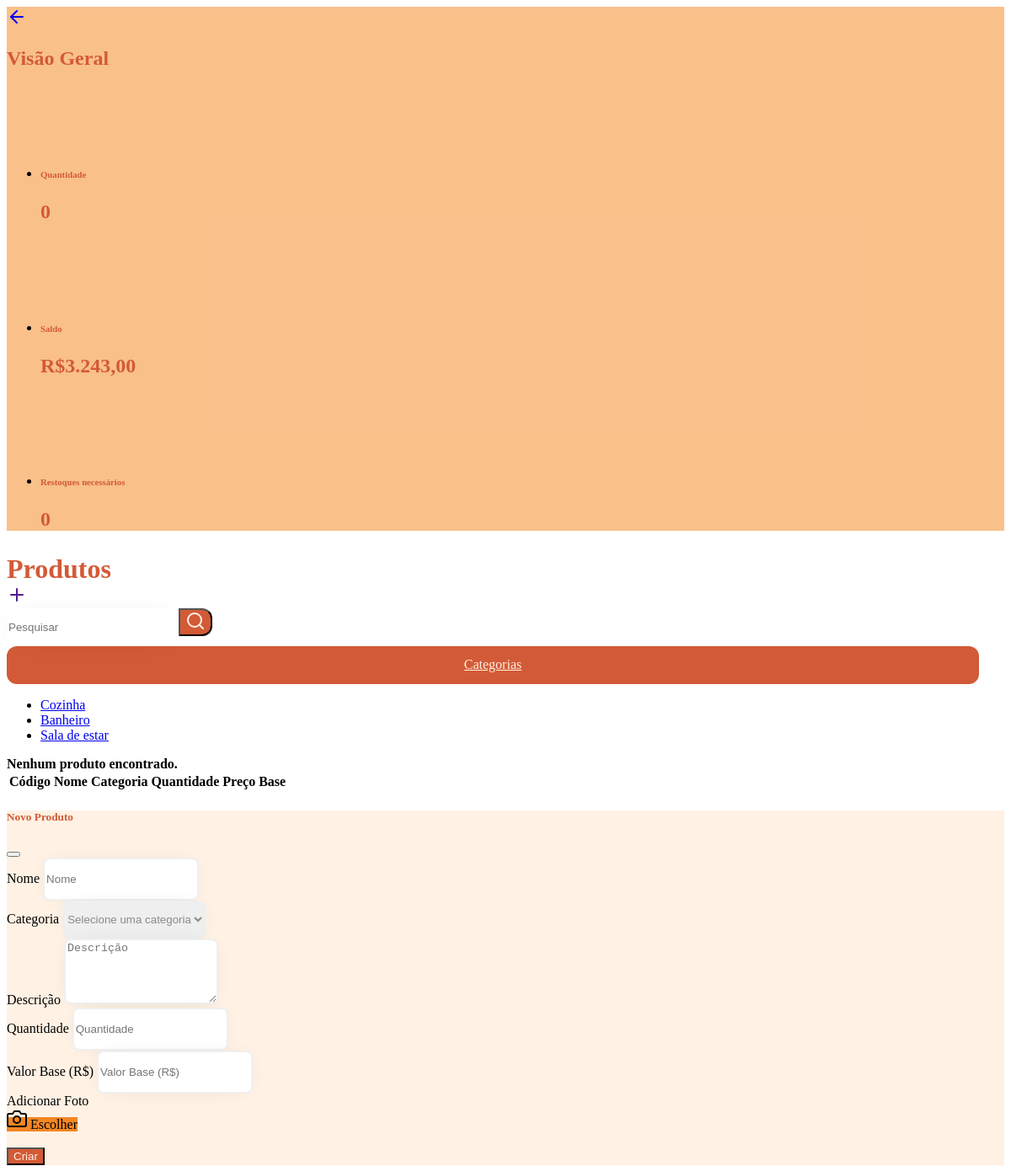
The page /views/products/products.php (upper part) on the database as committed earlier.
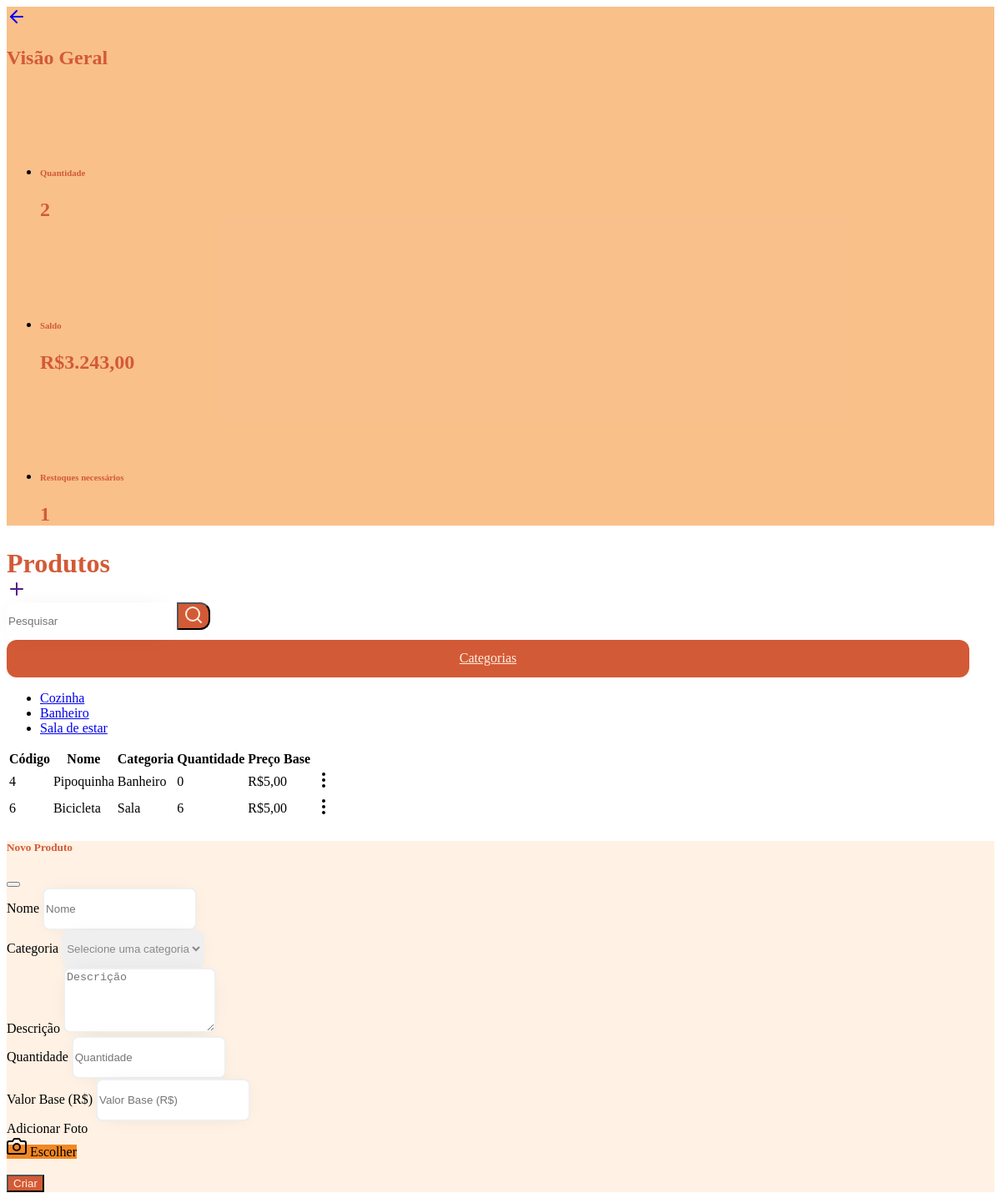
The same page on the database as committed later.
### tables this page shows
CREATE TABLE `ProductAmount` (
  `id_product` int(11) NOT NULL,
  `amount` int(11) NOT NULL DEFAULT 0
);

CREATE TABLE `Products` (
  `id` int(11) NOT NULL,
  `name` varchar(30) NOT NULL,
  `price` float NOT NULL DEFAULT 0,
  `description` varchar(100) NOT NULL,
  `category` varchar(20) NOT NULL,
  `image` varchar(50) DEFAULT NULL
);

### classes/controllers/DBController.php (called while the page is built, shortened)
<?php
    abstract class DBController {
        private $table;
        private $connection;
        public function __construct($table) {
            $this->table = $table;
        }
        private function createConnection(){
            try {
                $this->connection = new PDO("mysql:host=" . self::HOST . ";dbname=" . self::DB_NAME, self::DB_USER, self::DB_PASSWORD);
                $this->connection->setAttribute(PDO::ATTR_ERRMODE, PDO::ERRMODE_EXCEPTION);
            }catch(PDOException $e){
                die("DB CONNECTION ERROR: " . $e->getMessage());
            }
        }
        private function execute($query, $params = []){
            try {
                $statement = $this->connection->prepare($query);
                $statement->execute($params);
                return $statement;
            }catch(PDOException $e){
                die('DB QUERY ERROR: '.$e->getMessage());
            }
        }
        public function selectSingle($fields, $predicate = "", $params = []){
            $query = "SELECT $fields FROM $this->table $predicate";
            $statement = $this->execute($query, $params);
            return $statement->fetch(PDO::FETCH_ASSOC);
        }
        public function rawSelect($query = "", $params = []){
            $statement = $this->execute($query, $params);
            return $statement->fetchAll(PDO::FETCH_ASSOC);
        }
    }
?>

### classes/controllers/ProductController.php (called while the page is built, shortened)
<?php
require_once CONTROLLERS_PATH . "DBController.php";
class ProductController extends DBController {
	public function getAll($filter = "", $params = []){
		$query = "SELECT * FROM Products as P INNER JOIN ProductAmount as PA ON (P.id = PA.id_product)";
		return parent::rawSelect($query, $params);
	}
	public function getRestockNeeded(){
		return parent::rawSelect("SELECT COUNT(id) as count FROM Products as P INNER JOIN ProductAmount as PA ON (P.id = PA.id_product) WHERE amount <= 5")[0]['count'];
	}
	public function getProductsSize(){
		return parent::selectSingle("COUNT(id) as count")['count'];
	}
}
?>

### views/products/products.php (the view, shortened to what this page needs)
<?php
    $productController = new ProductController();
?>
<!DOCTYPE html>
<html lang="en">
<head>
    <link rel="stylesheet" href="<?= BS_CSS_PATH ?>">
    <link rel="stylesheet" href="<?= DEFAULT_CSS_PATH ?>">
    <link rel="stylesheet" href="<?= CSS_PATH ?>/products.css">
</head>
<body>
    <div class="container-fluid h-100">
        <div class="row h-100">
            <div class="col-lg-3 col-md-12 p-4 sidebar">
                <div class="d-flex flex-column align-items-start px-3 pt-2">
                    <a class="btn-round" href="<?= ROOT_PATH ?>"><i data-feather="arrow-left"></i></a>
                    <div class="d-flex mt-5 pb-3">
                        <h2>Visão Geral</span>
                    </div>
                    <ul class="nav nav-pills flex-column align-items-start" id="menu">
                        <li class="nav-item">
                            <h6>Quantidade</h6>
                            <h2><?=$productController->getProductsSize()?></h2>
                        </li>
                        <li class="nav-item">
                            <h6>Saldo</h6>
                            <h2>R$3.243,00</h2>
                        </li>
                        <li class="nav-item">
                            <h6>Restoques necessários</h6>
                            <h2><?=$productController->getRestockNeeded()?></h2>
                        </li>
                    </ul>
                </div>
            </div>
            <div class="col-lg-9">
                <nav class="navbar p-4">
                    <div class="d-flex justify-content-center align-items-center">
                        <h1 class="navbar-brand">Produtos</h1>
                        <a href="" class="btn-round dark-hover d-flex justify-content-center align-items-center" data-bs-toggle="modal" data-bs-target="#newProductModal">
                            <i data-feather="plus"></i>
                        </a>
                    </div>
                    <form method="POST">
                        <div class="d-flex my-sm-2">
                            <input class="form-control search no-border" type="search" name="search" placeholder="Pesquisar">
                            <button class="btn btn-dark btn-search" type="submit"><i data-feather="search"></i></button>
                            <div class="dropdown">
                                <a class="btn dropdown-toggle drpdwn" href="#" role="button" id="dropdownMenuLink" data-bs-toggle="dropdown" aria-expanded="false">
                                    Categorias
                                </a>
                                <ul class="dropdown-menu" aria-labelledby="dropdownMenuLink">
                                    <li><a class="dropdown-item" href="#">Cozinha</a></li>
                                    <li><a class="dropdown-item" href="#">Banheiro</a></li>
                                    <li><a class="dropdown-item" href="#">Sala de estar</a></li>
                                </ul>
                            </div>
                        </div>
                    </form>
                </nav>
                <?php
                    if($_POST)
                        $products = $productController->getAll("WHERE name LIKE ?", ["%${_POST['search']}%"]);
                    else
                        $products = $productController->getAll();
                    $hide = "";
                    if (!$products) {
                        echo "<b>Nenhum produto encontrado.</b>";
                        $hide = "d-none";
                    }
                ?>
                <div class="table-responsive <?=$hide?>">
                    <table class="table table-css table-borderless">
                        <thead>
                            <tr>
                                <th>Código</th>
                                <th>Nome</th>
                                <th>Categoria</th>
                                <th>Quantidade</th>
                                <th>Preço Base</th>
                            </tr>
                        </thead>
                        <tbody>
                            <?php
                            foreach($products as $product){
                                $id = $product['id'];
                                $price = number_format($product['price'], 2, ",", ".");
                                echo "<tr>
                                    <td>$id</th>
                                    <td>${product['name']}</td>
                                    <td>${product['category']}</td>
                                    <td>${product['amount']}</td>
                                    <td>R\$$price</td>
                                    <td><a class='details' onclick='productDetails($id)''><i data-feather='more-vertical'></i></a></td>
                                    </tr>";
                            }
                            ?>
                        </tbody>
                    </table>
                </div>
            </div>
        </div>
    </div>
    <div class="modal fade" id="newProductModal" tabindex="-1" aria-hidden="true">
        <div class="modal-dialog modal-lg">
            <div class="modal-content">
                <form method="POST" action="<?=ROOT_PATH?>produtos/criar">
                    <div class="modal-header">
                        <h5 class="modal-title" id="exampleModalLabel">Novo Produto</h5>
                        <button type="button" class="btn-close" data-bs-dismiss="modal" aria-label="Close"></button>
                    </div>
                    <div class="modal-body">
                        <div class="container">
                            <div class="row">
                                <div class="col-6 mb-3">
                                    <label for="name" class="form-label">Nome</label>
                                    <input required id="name" type="text" class="form-control modal-input default-border" name="name" placeholder="Nome">
                                </div>
                                <div class="col-6 mb-3">
                                    <label for="category" class="form-label">Categoria</label>
                                    <select required id="category" class="form-control modal-input no-border default-border" placeholder="Selecione uma categoria" name="category">
                                        <option value="" disabled selected hidden>Selecione uma categoria</option>
                                    </select>
                                </div>
                                <div class="col-12 mb-3">
                                    <label for="description" class="form-label">Descrição</label>
                                    <textarea required id="description" type="text" class="form-control modal-input default-border desc-textarea" name="description" placeholder="Descrição"></textarea>
                                </div>
                                <div class="col-6 mb-3">
                                    <label for="amount" class="form-label">Quantidade</label>
                                    <input required id="amount" type="number" class="form-control modal-input default-border" name="amount" placeholder="Quantidade">
                                </div>
                                <div class="col-6 mb-3">
                                    <label for="price" class="form-label">Valor Base (R$)</label>
                                    <input required id="price" type="number" class="form-control modal-input default-border" name="price" placeholder="Valor Base (R$)">
                                </div>
                                <div class="mb-3">
                                    <label class="form-label">Adicionar Foto</label>
                                    <br>
                                    <label for="image" class="btn btn-success upload-btn"><i data-feather="camera"></i> Escolher</label>
                                </div>
                            </div>
                        </div>
                    </div>
                    <div class="modal-footer">
                        <button type="submit" class="btn btn-dark">Criar</button>
                    </div>
                </form>
            </div>
        </div>
    </div>
</body>
</html>

### res/css/products.css (style rules this page uses)
html, body { height: 100%; }
h1, h2, h3, h4, h5, h6 { font-weight: bold; color: var(--dark-orange); }
h1 { font-size: 2em !important; margin-bottom: 0 !important; }
input.search { color: var(--light-gray) !important; border: 0 !important; border-radius: 8px 0 0 8px !important; box-shadow: 0px 1px 27px -12px rgba(0, 0, 0, 0.15); width: 200px; height: 45px; }
.nav-item { margin-top: 10%; }
.btn-dark { background-color: var(--dark-orange); color: var(--card-background); !important; }
.btn-search { margin-right: 5%; border-radius: 0 12px 12px 0 !important; }
.drpdwn { display: flex; justify-content: center; align-items: center; height: 45px !important; border-radius: 12px !important; margin-right: 30px !important; color: var(--card-background); background-color: var(--dark-orange); }
.sidebar { background-color: var(--card-selected); }
a.details { cursor: pointer; }
.modal-input { color: var(--light-gray) !important; border: 2px solid rgb(239, 239, 239) !important; border-radius: 8px !important; box-shadow: 0px 1px 27px -12px rgba(0, 0, 0, 0.15); height: 45px; }
.desc-textarea { height: 70px !important; }
.upload-btn { background-color: var(--text-color) !important; }
.modal-content { background-color: var(--card-background); }

### res/css/variables.css (style rules this page uses)
:root { --background-color: #FFE6D2; --card-background: #FFF1E3; --card-selected: rgba(244, 129, 23, 0.5); --text-color: #F38723; --dark-text-color: #B1624A; --dark-orange: #D35A36; --dark-orange-hover: #BA411D; --light-black: #1B1B1B; --light-gray: #898989; --btn-hover-color: #DA6E0A; --card-btn-hover: #F48117; --logout-background-color: #FF9C9C; --logout-hover-background-color: #FF6969; --default-font: SF-Regular; }

Rows that differ between the two databases and show on the page:
added productamount: id_product "4", name "Pipoquinha", category "Banheiro", amount "0", id_product.price "5,00"
added productamount: id_product "6", name "Bicicleta", category "Sala", amount "6", id_product.price "5,00"
Other text that changed with them:
$productController->getProductsSize(): "0" → "2"
$productController->getRestockNeeded(): "0" → "1"
text no longer shown: "Nenhum produto encontrado."
